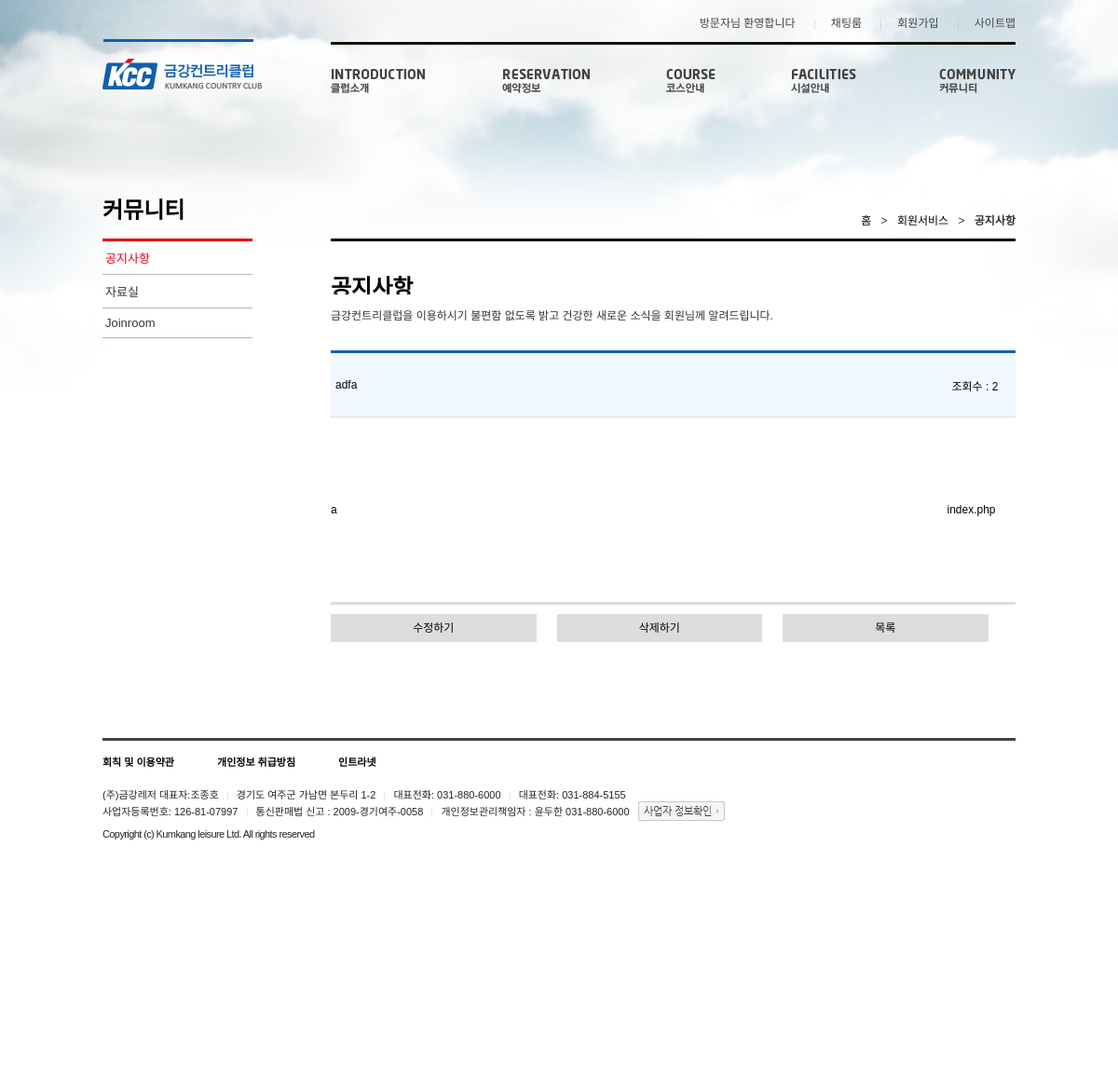
Screenshot of /kcc/view.php?idx=26 with the database file from the repository.
### tables this page shows
CREATE TABLE IF NOT EXISTS `board` (
`idx` int(11) NOT NULL,
  `title` varchar(15) NOT NULL,
  `date` varchar(15) NOT NULL,
  `hit` varchar(15) NOT NULL DEFAULT '0',
  `content` varchar(200) NOT NULL,
  `name` varchar(20) NOT NULL,
  `file` varchar(255) NOT NULL,
  `file_enc` varchar(255) NOT NULL,
  `created_at` date DEFAULT NULL
);

### kcc/view.php (the view, shortened to what this page needs)
<?php
    require_once 'inc/header.php';
    include "db.php";
    $pdo->query("update board set hit = hit+1 where idx='{$_GET['idx']}'");
    $select = "select * from board where idx='{$_GET['idx']}' ";
    $rs = $pdo->query($select);
    $rs -> execute();
?>
<div id="wrap">
	<div id="container">
		<div id="content">
			<div class="sub_con">
				<div class="left_con">
					<h2 class="sp_sub lnb_title">커뮤니티</h2>
					<ul class="lnb">
					<li><a href="#"  class="selected_hard">공지사항<span class="sp_sub select_ico"></span></a></li>
					<li><a href="#">자료실<span class="sp_sub select_ico"></span></a></li>
					<li><a href="#">Joinroom<span class="sp_sub select_ico"></span></a></li>
					</ul>
				</div>
				<div class="right_con">
                                    <p class="pg_nav">
						<a href="#">홈</a>
						<span>&gt;</span>
						<a href="#">회원서비스</a>
						<span>&gt;</span>
						<strong>공지사항</strong>
					</p>
					<div class="join_wrap">
						<h3 class="sp_sub join_title">공지사항</h3>
						<p class="join_txt">금강컨트리클럽을 이용하시기 불편함 없도록 밝고 건강한 새로운 소식을 회원님께 알려드립니다.</p>
               <table id="view">
                    <?php
                            $data = $rs -> fetch();
                         ?>
                    <tr class="view_tr" id="a">
                       <div class="td_wrap">
                       	<td id="view_title"><?=$data['title']?></td>
                      	<td id="view_hit">조회수 : <?=$data['hit']?></td>
                       </div>
                    </tr>
                    <tr class="content">
  										<td><?=$data['content']?></td>
  										<td><a href="/upload/<?=$data['file_enc']?>" download="<?=$data['file']?>" ><?=$data['file']?></a></td>
  								  </tr>
                    </table>
           <div class="btn">
            <div class="update_btn">
             <a href="./updateform.php?idx=<?=$data['idx']?>">수정하기</a>
              </div>
                <div class="delete">
                  <a href="./delete.php?idx=<?=$data['idx']?>">삭제하기</a>
                </div>
                <div class="list">
                 <a href="sub1.php">목록</a>
                 </div>
             </div>
			        </div>
		          </div>
	            </div>
            </div>
	<div id="footer">
		<div class="f_inner">
			<p class="policy_sub">
				<a href="#">회칙 및 이용약관</a>
				<a href="#">개인정보 취급방침</a>
				<a href="#">인트라넷</a>
			</p>
			<div class="site_info">
				<p class="none_style">(주)금강레저 대표자:조종호</p>
				<p>경기도 여주군 가남면 본두리 1-2</p>
				<p>대표전화: 031-880-6000</p>
				<p>대표전화: 031-884-5155</p><br>
				<p class="none_style">사업자등록번호: 126-81-07997</p>
				<p>통신판매법 신고 : 2009-경기여주-0058</p>
				<p>개인정보관리책임자 : 윤두한 031-880-6000</p>
				<p><a href="#" class="licenseInfo sp_main">사업자 정보확인</a></p>
			</div>
			<address>Copyright (c) Kumkang leisure Ltd.  All rights reserved</address>
		</div>
	</div>
</div>
</body>
</html>

### kcc/css/kcc_style.css (style rules this page uses)
body,div,dl,dt,dd,ul,ol,li,h1,h2,h3,h4,h5,h6,form,label,blockquote,q,fieldset,legend,textarea,p,th,td,select,textarea,button { margin:0;padding:0 }
html,body { width:100%;height:100% }
body { font-family:'나눔고딕',NanumGothic,nanumG,'돋움',dotum,tahoma,sans-serif;font-size:12px;color:#000 }
h1,h2,h3,h4,h5,h6,strong,b,th { font-size:12px;font-weight:700 }
address,caption,em { font-style:normal }
a { color:#000;text-decoration:none;cursor:pointer }
table { border:0;border-collapse:collapse;border-spacing:0;table-layout:fixed }
p { color:#333 }
.sp_main { display:block;overflow:hidden;background:url(../img/sp_main.png) no-repeat;text-indent:-9999px }
.sp_sub { display:inline-block;overflow:hidden; }
header, #content, .f_inner { width:980px;margin:0 auto }
#content { position:relative }
.f_inner { padding:83px 0 257px;font-size:11px }
.policy_sub { padding-top:14px;border-top:3px solid #444 }
.policy a,.policy_sub a { padding-left:43px;color:#000;font-weight:bold }
.policy a:first-child,.policy_sub a:first-child { padding-left:0 }
.site_info { margin-top:19px }
.site_info:after { display:block;clear:both;content:"" }
.site_info p { display:inline;padding:0 6px 0 10px;background:url(../img/bg_bar.png) no-repeat 0 3px;line-height:18px;color:#232426 }
.site_info p.none_style { padding-left:0;background:none }
.site_info p:last-child { padding-right:0;background:none }
.licenseInfo { display:inline-block;width:93px;height:21px;margin:-3px 0 0 -10px;background-position:-419px 0;vertical-align:middle;text-indent:-9999px }
address { margin-top:8px;color:#232426;letter-spacing:-0.6px }
.sub_con { position:relative;width:100% }
.left_con { float:left;width:161px;border-top:3px solid #e60012 }
.right_con { margin-left:25%;border-top:3px solid #000 }
.lnb_title { position:absolute;top:-50px;left:0;width:162px;height:34px;background-position:0 0; font-size: 2em; font-weight: bold; }
.lnb li { border-bottom:1px solid #b7b7b7 }
.lnb li a { display:block;position:relative;padding:8px 3px 8px;color:#333;font-size:13px }
.lnb li a.selected,.lnb li a.selected_hard { color:#e60012 }
.lnb li a .select_ico { display:none }
.lnb li a.selected .select_ico, .lnb li a.selected_hard .select_ico { display:inline-block;position:absolute;top:11px;right:9px;width:6px;height:9px;background-position:-130px -40px }
.pg_nav { position:absolute;top:-29px;right:0 }
.pg_nav > span { padding:0 7px }
.join_wrap { margin-top: 30px; width: 100%; }
.join_title { width:100px;height:27px;background-position:0 -40px; margin-bottom: 10px; font-size: 2em; }
.join_txt { padding-bottom:30px; }
.view_tr { height: 70px; background: #f2f8ff;border-top: 3px solid #115fad; border-bottom:1px solid #ddd; margin-top: 30px; width: 100% }
.td_wrap { width: 100%; }
.view_tr #view_title { width: 90%; padding: 5px; }
.view_tr #view_hit { width: 150px; padding: 5px; }
.content { height:200px ; border-bottom: 3px solid #ddd; padding: 5px; }
.btn { width: 100%; height: 50px; margin-top: 10px; }
.btn div { float:left;width:calc(90% / 3); text-align: center; height: 30px; margin-right:3%; background: #ddd; line-height: 30px; }

### rows the page displays
board: title "adfa", hit "2", content "a", file "index.php"
